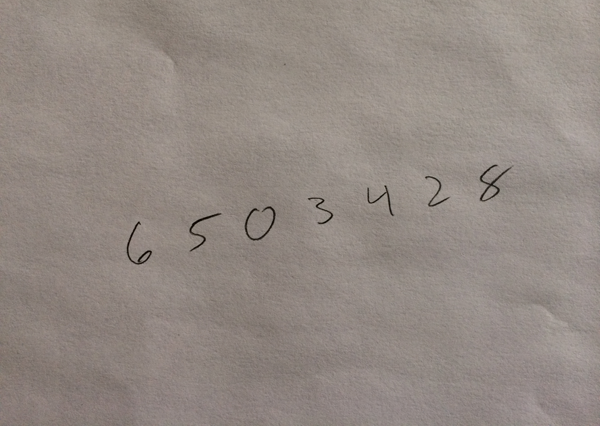
#> input picture images/cellphone.png, 600 x 426 px
$ python 5_grayHistogram.py
#> lines starting #> are read from the running program, lines starting #| are printed output that depends on the picture
import cv2
from matplotlib import pyplot as plt

#  görüntü yükleme
img = cv2.imread("images/cellphone.png")
#> img is the input picture: shape (426, 600, 3); mean B, G, R 131.1, 137.4, 147.1
#  görünütüyü tek kanala gri ye çevirme
#  gri görüntünün histogramını almak için griye çevrildi
img = cv2.cvtColor(img, cv2.COLOR_BGR2GRAY)
#> img: shape (426, 600)
cv2.imshow("Gri Gorontu", img)
cv2.waitKey(0)

#  histogram değerlerini hesaplama
#  (görüntü, tek kanal hesaplanacak ise 0, maske, x değerleri kaça bölünecek, piksel değerleri)
histogram = cv2.calcHist(img, [0], None, [256], [0, 256])
#> histogram = 256 values, max 43 at index 144, min 0 at index 0, mean 2.34

plt.figure()
#  grafik başlığı
plt.title("Grayscale Histogram")
#  x ekseninin başlığı
plt.xlabel("Kutular(Bins)")
#  y ekseninin başlığı
plt.ylabel("Piksel Sayıları")
#  görüntüyü figürde gösterme
plt.plot(histogram)
#  x ekseninin sınırı
plt.xlim([0, 256])
#  figürü gösterme
plt.show()
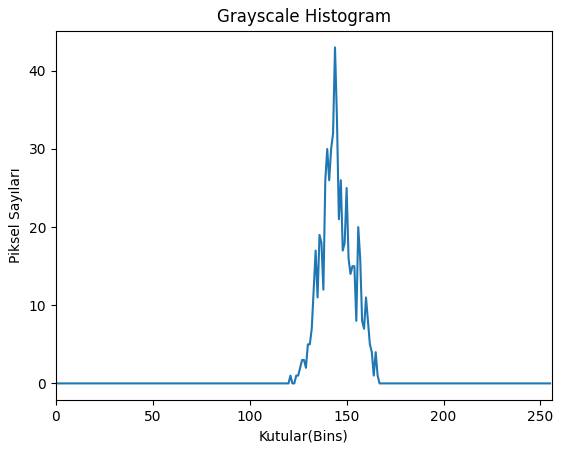
#> figure drawn by matplotlib, 1 panel; curve peaks at x = 144, y = 43

cv2.waitKey(0)
